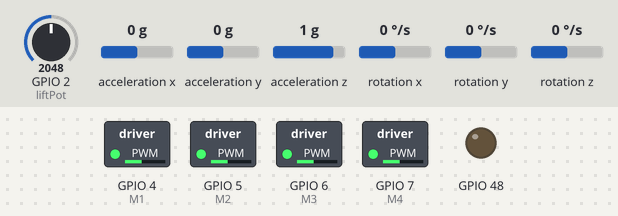
Bench run of a sketch on a simulated ESP32-S3. On the bench: switched loads named in the sketch (green lamp = pin HIGH), output pins drawn as LEDs (lit = HIGH). The inputs (shaded band) are chosen by the test bench; at power-on: rotation x 0 °/s, GPIO 2 (liftPot) = 2048, rotation y 0 °/s, acceleration x 0 g, acceleration y 0 g, acceleration z 1 g, rotation z 0 °/s. What the sketch prints to the serial monitor is not drawn.

Above: at 5.2 s.
5.3 s: rotation x set to -192 °/s
At 5.75 s:
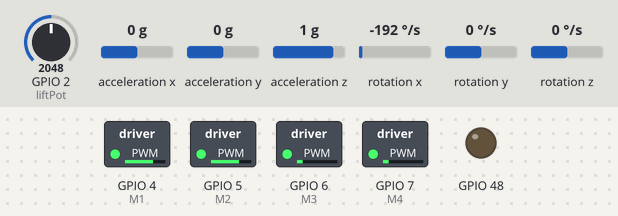
At 7.7 s:
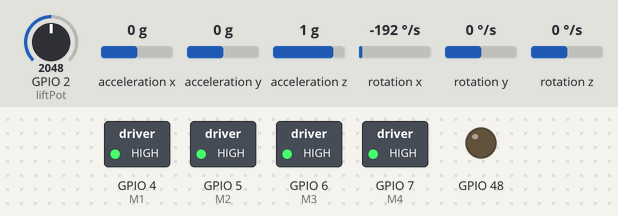
8.0 s: rotation x set to 102 °/s
At 10.51 s:
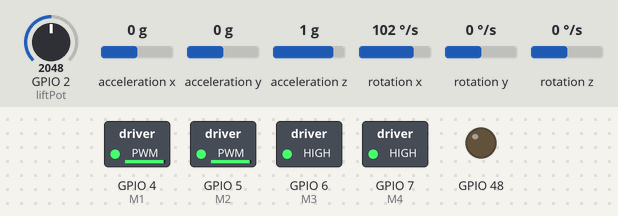
11.0 s: rotation x set to 111 °/s
14.0 s: GPIO 2 (liftPot) set to 1228
17.0 s: rotation y set to -192 °/s
At 19.85 s:
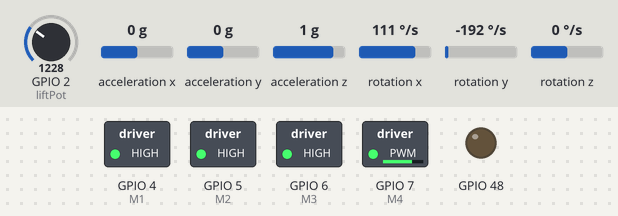
20.0 s: GPIO 2 (liftPot) set to 122
Timing chart, 0 to 24.0 s (numbered marks = the images above; inputs shaded):
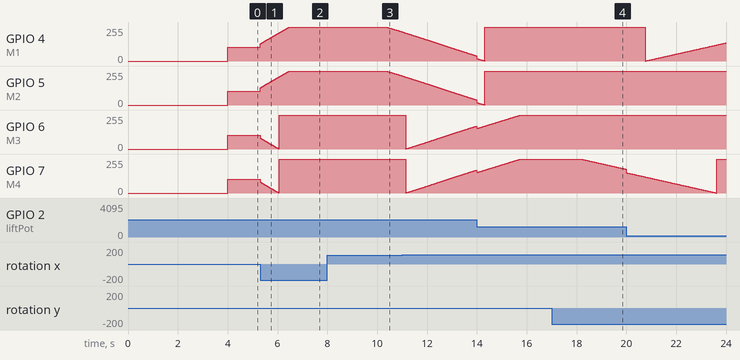

Measured:
- after the input at 5.3 s, GPIO 4 (M1), GPIO 5 (M2): moves from 105/255 to 255/255 over 1.2 s, starting at once
- after the input at 8.0 s, GPIO 4 (M1), GPIO 5 (M2): moves from 255/255 to 220/255 over 0.62 s, starting after 2.4 s
- after the input at 17.0 s, GPIO 7 (M4): moves from 255/255 to 178/255 over 1.8 s, starting after 1.2 s

The sketch:

hovertest_dual_control_esp32_Yeah_Yeah.ino
```cpp
#include "I2Cdev.h"
#include "MPU6050.h"
#include "Wire.h"
#include "math.h"

MPU6050 accelgyro;   // create MPU6050 object to read accel/gyro
int16_t ax, ay, az;  // accelerometer
int16_t gx, gy, gz;  // gyroscope

//pin definitions
const int yrefPot = 0;      //analog pin used to connect the potentiometer
const int xrefPot = 1;      // analog pin used to connect the potentiometer
const int liftPot = 2;      // analog pin used to connect the potentiometer
const int switchPin = 3;
const int M1 = 4;           //PWM output Motor 1
const int M2 = 5;           //PWM output Motor 2
const int M3 = 6;           //PWM output Motor 3
const int M4 = 7;           //PWM output Motor 4
const int SDA_pin = 8;      //Kan ändras, detta är bara default. Pin 8 används även av LED.
const int SCL_pin = 9;
//PWM settings
const int freq = 250;        // PWM frequency in Hz (50Hz for servo applications) 50hz (20000)
const int resolution = 14;  // 14-bit PWM resolution
//Loop time (ms)
double loopTime = 4;
//Pid coefficients
double Kp = 0.6*3;                 //Proportial part of pid controller
double Ki = 3.5*3;                //contribution from integrating part of controller
double Kd = 0.03*0;            //Denna är så stor så att vi inte måste dividera med tiden (1ms) för varje iteration av loopen
//Pid variables
double ref_x = 0.00;              //Refrence value horizontal x axis
double y_x = 0;                   //output signal (vinkelacceleration)
double e_x = 0;                   //error
double e_x_prev = 0;
double I_x = 0;
double D_x = 0;

double ref_y = 0.00;              //Refrence value horizontal y axis
double y_y = 0;                   //output signal (vinkelacceleration)
double e_y = 0;                   //error
double e_y_prev = 0;
double I_y = 0;
double D_y = 0;
//Motor power variables (determined by 900-2400us pulses)
int pw = 0;                       //Pulse width
int P1 = 0;
int P2 = 0;
int P3 = 0;
int P4 = 0;
int PCOM = 0;
int PDIFF_x = 0;
int PDIFF_y = 0;
unsigned long last_update = 0;
unsigned long timer1 = millis();
unsigned long counter = 0;

void printCool() {
  if (millis() + 20 > timer1 ) {
    timer1 = millis();
    // display tab-separated accel/gyro x/y/z values
    Serial.println("a/g:\tXAccel\tYAccel\tZAccel\tXGyro\tYGyro\tZGyro");
    Serial.print("a/g:\t");
    Serial.print((double)ax / 16384, 2);
    Serial.print("\t");
    Serial.print((double)ay / 16384, 2);
    Serial.print("\t");
    Serial.print((double)az / 16384, 2);
    Serial.print("\t");
    Serial.print((double)gx / 16384, 2);
    Serial.print("\t");
    Serial.print((double)gy / 16384, 2);
    Serial.print("\t");
    Serial.println((double)gz / 16384, 2);

    // print potentiometer
    Serial.print("e = ");
    Serial.println(e_x);
    Serial.print("y = ");
    Serial.println(y_x);
    Serial.print("pw = ");
    Serial.println(pw);
  }
}

void plotCool()
{
  if (millis() + 20 >= timer1)  {
    timer1 = millis();
    Serial.print("PDIFF_x:");
    Serial.print(PDIFF_x);
    Serial.print(",");
    Serial.print("e*1000:");
    Serial.print(e_x*100,2);
    Serial.print(",");
    Serial.print("P:");
    Serial.print(Kp*e_x,2);
    Serial.print(",");
    Serial.print("I:");
    Serial.print(I_x);
    Serial.print(",");
    Serial.print("D:");
    Serial.println(Kd*D_x);
  }
}

void calibration() {
  // calibration - Needs to be flat and warmed up
  Serial.println("Current Offsets: ");
  accelgyro.PrintActiveOffsets();
  Serial.print("Calibrating accelerometer ");
  accelgyro.CalibrateAccel(6);
  Serial.print("\nCalibrating gyroscope ");
  accelgyro.CalibrateGyro(6);
  Serial.println("\nOffsets:");
  accelgyro.PrintActiveOffsets();
}

void escSetup() //Oklart om denna funktion behövs
{
  Serial.println("ESC Setup begin \n high");
  setPulseWidth(M1,2400);
  setPulseWidth(M2,2400);
  setPulseWidth(M3,2400);
  setPulseWidth(M4,2400);
  delay(10000);
  Serial.println("low");
  setPulseWidth(M1,900);
  setPulseWidth(M2,900);
  setPulseWidth(M3,900);
  setPulseWidth(M4,900);
  delay(3000);
  Serial.println("ESC setup complete");
}


void setPulseWidth(int pin, int pulseWidth)
{
    int dutyCycle = (pulseWidth*16384) / (1000000/freq);  // Convert microseconds to duty cycle when resolution is 14 bit (16384) and frequency 250hz (4000us)
    ledcWrite(pin, dutyCycle); //Set PWM Duty cycle which is limited to 0-16384
}

void setup() {
  pinMode(LED_BUILTIN, OUTPUT);  // Initialize the LED_BUILTIN pin as an output
  Wire.begin();         // join I2C bus (I2Cdev library doesn't do this automatically)
  Wire.setClock(400000);
  pinMode(switchPin, INPUT);
  Serial.begin(115200);  // initialize serial communication
  Serial.println("");

  // Configure PWM settings
  if (ledcAttach(M1, freq, resolution) && ledcAttach(M2, freq, resolution) && ledcAttach(M3, freq, resolution) && ledcAttach(M4, freq, resolution))//ledcAttach(pwmPin, freq, resolution
  {
    Serial.println("PWM setup sucsessful");  //  50 Hz, 14-bit resolution  (LEDControl är en pwm generator i esp32)
  }
  else
  {
    Serial.println("PWM setup failed");
    delay(20000);
  }
  //escSetup();

  // initialize MPU6050
  Serial.println("Initializing I2C devices...");
  accelgyro.initialize();
  accelgyro.setDLPFMode(0x05); // BandWidth: 6=5Hz, 5=10Hz, 4=20Hz, ..., 0=256Hz
  accelgyro.setFullScaleGyroRange(0x03);
  // verify connection MPU6050
  Serial.print("Testing device connections... ");
  Serial.println(accelgyro.testConnection() ? "MPU6050 connection successful!" : "MPU6050 connection failed...");
  delay(1000);
  calibration();   // calibration MPU6050 - Needs to be flat and warmed up
  delay(3000);
}

void loop() {
  if(last_update + loopTime <= millis()  ) //Vi uppdaterar varannan ms
  {
    //Serial.print("Loop time = ");
    //Serial.println(millis()-last_update);
    last_update = millis();
    accelgyro.getMotion6(&ax, &ay, &az, &gx, &gy, &gz);   // read raw accel/gyro measurements from device
    PCOM = map(analogRead(liftPot), 0, 4095.0, 900, 2400);
    PCOM = min(max(PCOM, 900), 2200); // Limit maximum lift power for safety

    //PID
    y_x = (double)gx/16.4;
    e_x = ref_x - y_x;
    I_x = I_x + Ki*(e_x+e_x_prev)*(loopTime/1000)/2;
    D_x = (e_x-e_x_prev)*(loopTime/1000);
    e_x_prev = e_x;
    PDIFF_x = Kp * e_x + I_x + Kd*D_x;

    y_y = (double)gy/16.4;
    e_y = ref_y - y_y;
    I_y = I_y + Ki*(e_y+e_y_prev)*(loopTime/1000)/2;
    D_y = (e_y-e_y_prev)*(loopTime/1000);
    e_y_prev = e_y;
    PDIFF_y = Kp * e_y + I_y + Kd*D_y;

    //Calculate power (pulse width) for the different motors.
    P1 = PCOM + PDIFF_x + PDIFF_y;
    P2 = PCOM + PDIFF_x - PDIFF_y;
    P3 = PCOM - PDIFF_x + PDIFF_y;
    P4 = PCOM - PDIFF_x - PDIFF_y;
    setPulseWidth(M1,P1);
    setPulseWidth(M2,P2);
    setPulseWidth(M3,P3);
    setPulseWidth(M4,P4);
  }

  plotCool();
}
```
